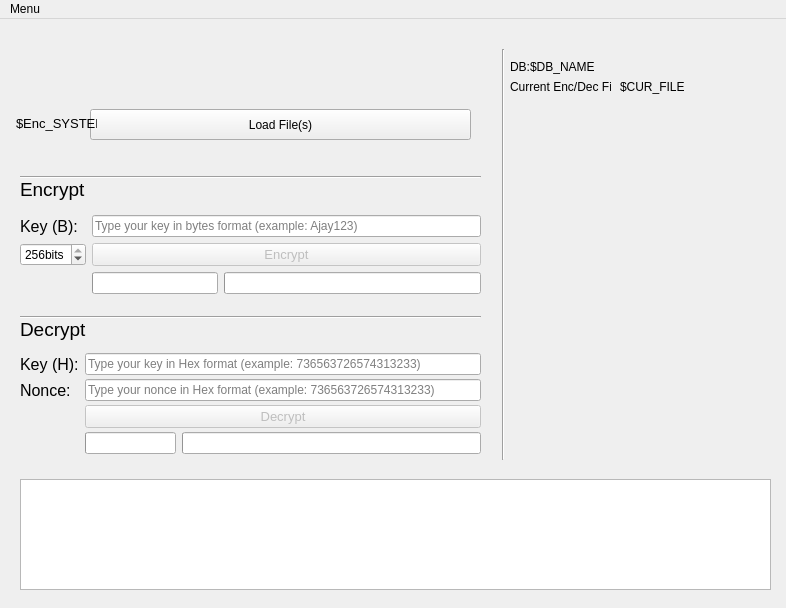
<?xml version="1.0" encoding="UTF-8"?>
<ui version="4.0">
 <class>MainWindow</class>
 <widget class="QMainWindow" name="MainWindow">
  <property name="enabled">
   <bool>true</bool>
  </property>
  <property name="geometry">
   <rect>
    <x>0</x>
    <y>0</y>
    <width>786</width>
    <height>608</height>
   </rect>
  </property>
  <property name="sizePolicy">
   <sizepolicy hsizetype="Preferred" vsizetype="Preferred">
    <horstretch>0</horstretch>
    <verstretch>0</verstretch>
   </sizepolicy>
  </property>
  <property name="minimumSize">
   <size>
    <width>786</width>
    <height>608</height>
   </size>
  </property>
  <property name="acceptDrops">
   <bool>false</bool>
  </property>
  <property name="windowTitle">
   <string>EX</string>
  </property>
  <property name="documentMode">
   <bool>false</bool>
  </property>
  <widget class="QWidget" name="centralwidget">
   <widget class="QWidget" name="gridLayoutWidget">
    <property name="geometry">
     <rect>
      <x>20</x>
      <y>190</y>
      <width>461</width>
      <height>91</height>
     </rect>
    </property>
    <layout class="QGridLayout" name="encrypt_form">
     <property name="verticalSpacing">
      <number>0</number>
     </property>
     <item row="1" column="0">
      <widget class="QLabel" name="enc_key_label">
       <property name="enabled">
        <bool>true</bool>
       </property>
       <property name="font">
        <font>
         <pointsize>12</pointsize>
        </font>
       </property>
       <property name="layoutDirection">
        <enum>Qt::LeftToRight</enum>
       </property>
       <property name="text">
        <string>Key (B):</string>
       </property>
      </widget>
     </item>
     <item row="3" column="1">
      <widget class="QProgressBar" name="enc_files_counter_progressBar">
       <property name="enabled">
        <bool>true</bool>
       </property>
       <property name="sizePolicy">
        <sizepolicy hsizetype="Minimum" vsizetype="Ignored">
         <horstretch>0</horstretch>
         <verstretch>0</verstretch>
        </sizepolicy>
       </property>
       <property name="value">
        <number>0</number>
       </property>
       <property name="textVisible">
        <bool>true</bool>
       </property>
       <property name="invertedAppearance">
        <bool>false</bool>
       </property>
       <property name="textDirection">
        <enum>QProgressBar::TopToBottom</enum>
       </property>
       <property name="format">
        <string/>
       </property>
      </widget>
     </item>
     <item row="2" column="0">
      <widget class="QSpinBox" name="key_gen_bits">
       <property name="sizePolicy">
        <sizepolicy hsizetype="Fixed" vsizetype="Fixed">
         <horstretch>0</horstretch>
         <verstretch>0</verstretch>
        </sizepolicy>
       </property>
       <property name="suffix">
        <string>bits</string>
       </property>
       <property name="minimum">
        <number>128</number>
       </property>
       <property name="maximum">
        <number>256</number>
       </property>
       <property name="singleStep">
        <number>64</number>
       </property>
       <property name="value">
        <number>256</number>
       </property>
      </widget>
     </item>
     <item row="1" column="1" colspan="3">
      <widget class="QLineEdit" name="enc_key_input">
       <property name="inputMask">
        <string/>
       </property>
       <property name="maxLength">
        <number>32767</number>
       </property>
       <property name="placeholderText">
        <string>Type your key in bytes format (example: Ajay123)</string>
       </property>
      </widget>
     </item>
     <item row="2" column="1" colspan="3">
      <widget class="QPushButton" name="enc_button">
       <property name="enabled">
        <bool>false</bool>
       </property>
       <property name="font">
        <font>
         <pointsize>10</pointsize>
        </font>
       </property>
       <property name="text">
        <string>Encrypt</string>
       </property>
      </widget>
     </item>
     <item row="3" column="2" colspan="2">
      <widget class="QProgressBar" name="enc_progressBar">
       <property name="enabled">
        <bool>true</bool>
       </property>
       <property name="sizePolicy">
        <sizepolicy hsizetype="Preferred" vsizetype="Fixed">
         <horstretch>0</horstretch>
         <verstretch>0</verstretch>
        </sizepolicy>
       </property>
       <property name="value">
        <number>0</number>
       </property>
       <property name="textVisible">
        <bool>true</bool>
       </property>
       <property name="invertedAppearance">
        <bool>false</bool>
       </property>
       <property name="textDirection">
        <enum>QProgressBar::TopToBottom</enum>
       </property>
       <property name="format">
        <string/>
       </property>
      </widget>
     </item>
    </layout>
   </widget>
   <widget class="QWidget" name="gridLayoutWidget_2">
    <property name="geometry">
     <rect>
      <x>20</x>
      <y>330</y>
      <width>461</width>
      <height>111</height>
     </rect>
    </property>
    <layout class="QGridLayout" name="decrypt_form">
     <property name="horizontalSpacing">
      <number>6</number>
     </property>
     <property name="verticalSpacing">
      <number>0</number>
     </property>
     <item row="2" column="0">
      <widget class="QLabel" name="dec_nonce_label">
       <property name="sizePolicy">
        <sizepolicy hsizetype="Maximum" vsizetype="Preferred">
         <horstretch>0</horstretch>
         <verstretch>0</verstretch>
        </sizepolicy>
       </property>
       <property name="font">
        <font>
         <pointsize>12</pointsize>
        </font>
       </property>
       <property name="text">
        <string>Nonce:</string>
       </property>
      </widget>
     </item>
     <item row="1" column="1" colspan="2">
      <widget class="QLineEdit" name="dec_key_input">
       <property name="placeholderText">
        <string>Type your key in Hex format (example: 736563726574313233)</string>
       </property>
      </widget>
     </item>
     <item row="3" column="1" colspan="2">
      <widget class="QPushButton" name="dec_button">
       <property name="enabled">
        <bool>false</bool>
       </property>
       <property name="font">
        <font>
         <pointsize>10</pointsize>
        </font>
       </property>
       <property name="text">
        <string>Decrypt</string>
       </property>
      </widget>
     </item>
     <item row="1" column="0">
      <widget class="QLabel" name="dec_key_label">
       <property name="sizePolicy">
        <sizepolicy hsizetype="Maximum" vsizetype="Ignored">
         <horstretch>0</horstretch>
         <verstretch>0</verstretch>
        </sizepolicy>
       </property>
       <property name="font">
        <font>
         <pointsize>12</pointsize>
        </font>
       </property>
       <property name="text">
        <string>Key (H):</string>
       </property>
      </widget>
     </item>
     <item row="2" column="1" colspan="2">
      <widget class="QLineEdit" name="dec_nonce_input">
       <property name="placeholderText">
        <string>Type your nonce in Hex format (example: 736563726574313233)</string>
       </property>
      </widget>
     </item>
     <item row="4" column="1">
      <widget class="QProgressBar" name="dec_files_counter_progressBar">
       <property name="sizePolicy">
        <sizepolicy hsizetype="Minimum" vsizetype="Ignored">
         <horstretch>0</horstretch>
         <verstretch>0</verstretch>
        </sizepolicy>
       </property>
       <property name="value">
        <number>0</number>
       </property>
       <property name="format">
        <string/>
       </property>
      </widget>
     </item>
     <item row="4" column="2">
      <widget class="QProgressBar" name="dec_progressBar">
       <property name="enabled">
        <bool>true</bool>
       </property>
       <property name="sizePolicy">
        <sizepolicy hsizetype="Expanding" vsizetype="Fixed">
         <horstretch>0</horstretch>
         <verstretch>0</verstretch>
        </sizepolicy>
       </property>
       <property name="value">
        <number>0</number>
       </property>
       <property name="textVisible">
        <bool>true</bool>
       </property>
       <property name="invertedAppearance">
        <bool>false</bool>
       </property>
       <property name="textDirection">
        <enum>QProgressBar::TopToBottom</enum>
       </property>
       <property name="format">
        <string/>
       </property>
      </widget>
     </item>
    </layout>
   </widget>
   <widget class="QLabel" name="EX_LOGO">
    <property name="geometry">
     <rect>
      <x>30</x>
      <y>30</y>
      <width>451</width>
      <height>51</height>
     </rect>
    </property>
    <property name="font">
     <font>
      <pointsize>14</pointsize>
     </font>
    </property>
    <property name="text">
     <string/>
    </property>
    <property name="pixmap">
     <pixmap>images/Logo.png</pixmap>
    </property>
   </widget>
   <widget class="QLabel" name="Decrypt_form_label">
    <property name="geometry">
     <rect>
      <x>20</x>
      <y>300</y>
      <width>71</width>
      <height>21</height>
     </rect>
    </property>
    <property name="font">
     <font>
      <pointsize>14</pointsize>
     </font>
    </property>
    <property name="text">
     <string>Decrypt</string>
    </property>
   </widget>
   <widget class="QPushButton" name="load_file_folder_button">
    <property name="geometry">
     <rect>
      <x>90</x>
      <y>90</y>
      <width>381</width>
      <height>31</height>
     </rect>
    </property>
    <property name="text">
     <string>Load File(s)</string>
    </property>
   </widget>
   <widget class="QLabel" name="Encrypt_form_label_2">
    <property name="geometry">
     <rect>
      <x>20</x>
      <y>160</y>
      <width>71</width>
      <height>21</height>
     </rect>
    </property>
    <property name="font">
     <font>
      <pointsize>14</pointsize>
     </font>
    </property>
    <property name="text">
     <string>Encrypt</string>
    </property>
   </widget>
   <widget class="QPlainTextEdit" name="Logger">
    <property name="enabled">
     <bool>true</bool>
    </property>
    <property name="geometry">
     <rect>
      <x>20</x>
      <y>460</y>
      <width>751</width>
      <height>111</height>
     </rect>
    </property>
    <property name="readOnly">
     <bool>true</bool>
    </property>
    <property name="plainText">
     <string/>
    </property>
    <property name="backgroundVisible">
     <bool>false</bool>
    </property>
   </widget>
   <widget class="Line" name="line">
    <property name="geometry">
     <rect>
      <x>20</x>
      <y>290</y>
      <width>461</width>
      <height>16</height>
     </rect>
    </property>
    <property name="orientation">
     <enum>Qt::Horizontal</enum>
    </property>
   </widget>
   <widget class="Line" name="line_2">
    <property name="geometry">
     <rect>
      <x>20</x>
      <y>150</y>
      <width>461</width>
      <height>16</height>
     </rect>
    </property>
    <property name="orientation">
     <enum>Qt::Horizontal</enum>
    </property>
   </widget>
   <widget class="Line" name="line_3">
    <property name="geometry">
     <rect>
      <x>493</x>
      <y>30</y>
      <width>20</width>
      <height>411</height>
     </rect>
    </property>
    <property name="orientation">
     <enum>Qt::Vertical</enum>
    </property>
   </widget>
   <widget class="QLabel" name="DB_shortcut_label">
    <property name="geometry">
     <rect>
      <x>510</x>
      <y>40</y>
      <width>21</width>
      <height>16</height>
     </rect>
    </property>
    <property name="text">
     <string>DB:</string>
    </property>
   </widget>
   <widget class="QLabel" name="DB_shortcut_value">
    <property name="geometry">
     <rect>
      <x>530</x>
      <y>40</y>
      <width>251</width>
      <height>16</height>
     </rect>
    </property>
    <property name="text">
     <string>$DB_NAME</string>
    </property>
   </widget>
   <widget class="QLabel" name="Cur_file_shortcut_value">
    <property name="geometry">
     <rect>
      <x>620</x>
      <y>60</y>
      <width>171</width>
      <height>16</height>
     </rect>
    </property>
    <property name="text">
     <string>$CUR_FILE</string>
    </property>
   </widget>
   <widget class="QLabel" name="Cur_file_shortcut_label">
    <property name="geometry">
     <rect>
      <x>510</x>
      <y>60</y>
      <width>101</width>
      <height>16</height>
     </rect>
    </property>
    <property name="text">
     <string>Current Enc/Dec File:</string>
    </property>
   </widget>
   <widget class="QLabel" name="Enc_system_label">
    <property name="geometry">
     <rect>
      <x>16</x>
      <y>89</y>
      <width>81</width>
      <height>31</height>
     </rect>
    </property>
    <property name="font">
     <font>
      <pointsize>10</pointsize>
     </font>
    </property>
    <property name="tabletTracking">
     <bool>false</bool>
    </property>
    <property name="autoFillBackground">
     <bool>false</bool>
    </property>
    <property name="text">
     <string>$Enc_SYSTEM</string>
    </property>
    <property name="textFormat">
     <enum>Qt::AutoText</enum>
    </property>
    <property name="scaledContents">
     <bool>false</bool>
    </property>
    <property name="textInteractionFlags">
     <set>Qt::NoTextInteraction</set>
    </property>
   </widget>
  </widget>
  <widget class="QMenuBar" name="menubar">
   <property name="geometry">
    <rect>
     <x>0</x>
     <y>0</y>
     <width>786</width>
     <height>21</height>
    </rect>
   </property>
   <widget class="QMenu" name="menuMenu">
    <property name="title">
     <string>Menu</string>
    </property>
    <widget class="QMenu" name="menuDB_settings">
     <property name="title">
      <string>DB Settings</string>
     </property>
     <property name="icon">
      <iconset>
       <normaloff>images/keys_DB_logo.png</normaloff>images/keys_DB_logo.png</iconset>
     </property>
     <addaction name="option_New_DB"/>
     <addaction name="separator"/>
     <addaction name="option_Import_DB_file"/>
     <addaction name="separator"/>
     <addaction name="option_Store_key_nonce_in_DB"/>
     <addaction name="option_Check_for_dublicate_key_nonce_in_DB"/>
     <addaction name="separator"/>
     <addaction name="option_Delete_key_nonce_after_decryption"/>
     <addaction name="option_not_verified_keep_key_nonce_DB"/>
    </widget>
    <widget class="QMenu" name="menuMain_Settings">
     <property name="tearOffEnabled">
      <bool>false</bool>
     </property>
     <property name="title">
      <string>Main Settings</string>
     </property>
     <property name="icon">
      <iconset>
       <normaloff>images/main_settings_logo.jpg</normaloff>images/main_settings_logo.jpg</iconset>
     </property>
     <addaction name="option_Check_for_Updates"/>
     <addaction name="option_Check_Update_on_program_startup"/>
     <addaction name="separator"/>
     <addaction name="option_Delete_original_file"/>
     <addaction name="option_not_decrypted_verified_keep_original_file"/>
     <addaction name="separator"/>
     <addaction name="option_Blocks_Size"/>
    </widget>
    <addaction name="menuMain_Settings"/>
    <addaction name="separator"/>
    <addaction name="menuDB_settings"/>
    <addaction name="separator"/>
    <addaction name="option_Save_Settings"/>
    <addaction name="separator"/>
    <addaction name="option_Feedback"/>
   </widget>
   <addaction name="menuMenu"/>
  </widget>
  <action name="option_Import_DB_file">
   <property name="checkable">
    <bool>false</bool>
   </property>
   <property name="checked">
    <bool>false</bool>
   </property>
   <property name="icon">
    <iconset>
     <normaloff>images/import_DB.png</normaloff>images/import_DB.png</iconset>
   </property>
   <property name="text">
    <string>Import DB file...</string>
   </property>
  </action>
  <action name="option_Delete_key_nonce_after_decryption">
   <property name="checkable">
    <bool>true</bool>
   </property>
   <property name="checked">
    <bool>true</bool>
   </property>
   <property name="icon">
    <iconset>
     <normaloff>images/delete_key_nonce_DB.png</normaloff>images/delete_key_nonce_DB.png</iconset>
   </property>
   <property name="text">
    <string>Delete key/nonce after decryption</string>
   </property>
  </action>
  <action name="option_Check_for_Updates">
   <property name="icon">
    <iconset>
     <normaloff>images/pngkey.com-refresh-png-2424713.png</normaloff>images/pngkey.com-refresh-png-2424713.png</iconset>
   </property>
   <property name="text">
    <string>Check Update</string>
   </property>
  </action>
  <action name="option_Store_key_nonce_in_DB">
   <property name="checkable">
    <bool>true</bool>
   </property>
   <property name="checked">
    <bool>true</bool>
   </property>
   <property name="icon">
    <iconset>
     <normaloff>images/save_key_nonce_DB_logo.png</normaloff>images/save_key_nonce_DB_logo.png</iconset>
   </property>
   <property name="text">
    <string>Store key/nonce after encryption</string>
   </property>
  </action>
  <action name="option_Check_for_dublicate_key_nonce_in_DB">
   <property name="checkable">
    <bool>true</bool>
   </property>
   <property name="checked">
    <bool>true</bool>
   </property>
   <property name="icon">
    <iconset>
     <normaloff>images/check_duplicate_key_nonce_DB.png</normaloff>images/check_duplicate_key_nonce_DB.png</iconset>
   </property>
   <property name="text">
    <string>Check for dublicate key/nonce</string>
   </property>
  </action>
  <action name="option_Check_Update_on_program_startup">
   <property name="checkable">
    <bool>true</bool>
   </property>
   <property name="checked">
    <bool>true</bool>
   </property>
   <property name="text">
    <string>Auto Check Update on Startup</string>
   </property>
  </action>
  <action name="option_Save_Settings">
   <property name="icon">
    <iconset>
     <normaloff>images/save_settings_logo.png</normaloff>images/save_settings_logo.png</iconset>
   </property>
   <property name="text">
    <string>Save Settings</string>
   </property>
  </action>
  <action name="option_Blocks_Size">
   <property name="icon">
    <iconset>
     <normaloff>images/ram_logo.png</normaloff>images/ram_logo.png</iconset>
   </property>
   <property name="text">
    <string>Usable RAM</string>
   </property>
  </action>
  <action name="option_Delete_original_file">
   <property name="checkable">
    <bool>true</bool>
   </property>
   <property name="checked">
    <bool>true</bool>
   </property>
   <property name="icon">
    <iconset>
     <normaloff>images/delete_original_file_logo.png</normaloff>images/delete_original_file_logo.png</iconset>
   </property>
   <property name="text">
    <string>Delete original file</string>
   </property>
  </action>
  <action name="option_New_DB">
   <property name="icon">
    <iconset>
     <normaloff>images/new_DB_logo.png</normaloff>images/new_DB_logo.png</iconset>
   </property>
   <property name="text">
    <string>New DB...</string>
   </property>
  </action>
  <action name="option_Feedback">
   <property name="icon">
    <iconset>
     <normaloff>images/feedback_logo.png</normaloff>images/feedback_logo.png</iconset>
   </property>
   <property name="text">
    <string>Feedback</string>
   </property>
  </action>
  <action name="option_not_verified_keep_key_nonce_DB">
   <property name="checkable">
    <bool>true</bool>
   </property>
   <property name="checked">
    <bool>true</bool>
   </property>
   <property name="text">
    <string>If not decrypted verified, keep key/nonce</string>
   </property>
  </action>
  <action name="option_not_decrypted_verified_keep_original_file">
   <property name="checkable">
    <bool>true</bool>
   </property>
   <property name="checked">
    <bool>true</bool>
   </property>
   <property name="text">
    <string>If not decrypted verified, keep original file</string>
   </property>
  </action>
 </widget>
 <tabstops>
  <tabstop>enc_key_input</tabstop>
  <tabstop>enc_button</tabstop>
  <tabstop>key_gen_bits</tabstop>
  <tabstop>dec_key_input</tabstop>
  <tabstop>dec_nonce_input</tabstop>
  <tabstop>dec_button</tabstop>
 </tabstops>
 <resources>
  <include location="images/Logo.qrc"/>
 </resources>
 <connections/>
</ui>
